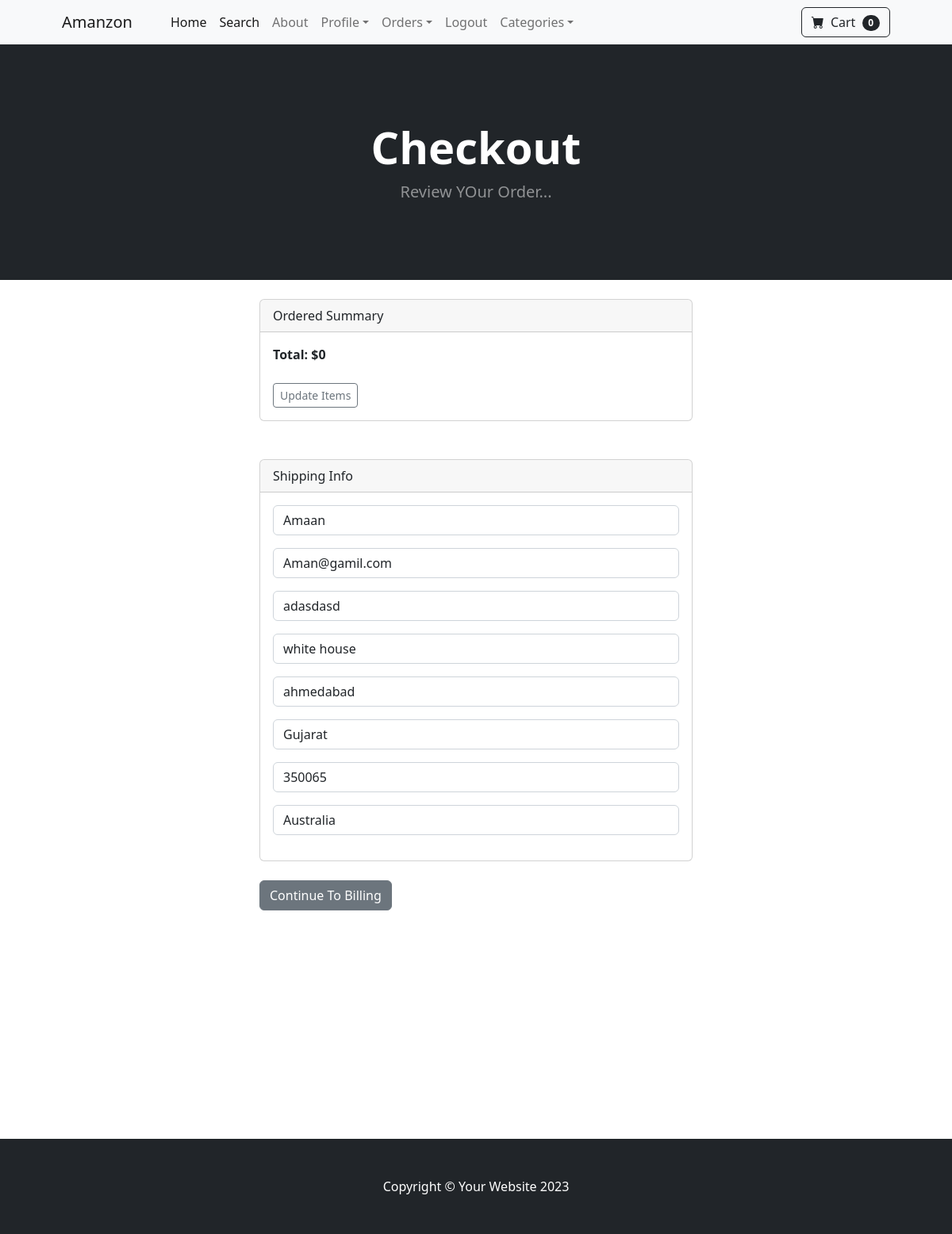
The app's page /payment/checkout (signed in) with its own data.
### payment/models.py (models this page shows, shortened)
class ShippingAddress(models.Model):
    user = models.ForeignKey(User, on_delete=models.CASCADE, null=True , blank=True)
    shipping_full_name = models.CharField(max_length=255)
    shipping_email = models.CharField(max_length=255)
    shipping_address1 = models.CharField(max_length=255)
    shipping_address2 = models.CharField(max_length=255,null=True,blank=True)
    shipping_city = models.CharField(max_length=255)
    shipping_state = models.CharField(max_length=255, null=True, blank=True)
    shipping_zipcode = models.CharField(max_length=255, null=True, blank=True)
    shipping_country = models.CharField(max_length=255)
    class Meta:
        verbose_name_plural="Shipping Address"

### payment/views.py (the view)
# urls.py: path('checkout',views.checkout, name="checkout"),
def checkout(request):
    cart = Cart(request)
    cart_products=cart.get_prods
    quantities=cart.get_quants
    totals=cart.cart_total()
    if request.user.is_authenticated:
        shipping_user=ShippingAddress.objects.get(user__id=request.user.id)
        shipping_form=ShippingForm(request.POST or None, instance=shipping_user)
        return render(request, 'checkout.html',{"cart_products":cart_products,"quantities":quantities,'total':totals,'shipping_form':shipping_form})
    else:
        shipping_form=ShippingForm(request.POST or None)
        return render(request, 'checkout.html',{"cart_products":cart_products,"quantities":quantities,'total':totals,'shipping_form':shipping_form})

### cart/cart.py (called while the page is built, shortened)
    def __len__(self):
        return len(self.cart)

    def get_prods(self):
        product_ids = self.cart.keys()
        products = Product.objects.filter(id__in=product_ids)
        return products

    def cart_total(self):
        product_ids=self.cart.keys()
        products=Product.objects.filter(id__in=product_ids)
        quantities= self.cart
        total = 0
        return total

### cart/context_processors.py (called while the page is built)
def cart(request):
    return {'cart' : Cart(request)}

### payment/templates/checkout.html (shortened to what this page needs)
{% extends 'base.html' %}
{% block content %}
 <header class="bg-dark py-5">
    <div class="container px-4 px-lg-5 my-5">
      <div class="text-center text-white">
        <h1 class="display-4 fw-bolder">Checkout</h1>
        <p class="lead fw-normal text-white-50 mb-0">
          Review YOur Order...
        </p>
      </div>
    </div>
  </header>
  <br>
  <div class="container" >
    <div class="row">
            <div class="col-md-6 offset-md-3  ">
                <div class="card">
                    <div class="card-header">
                      Ordered Summary
                    </div>
                    <div class="card-body">
                    <strong>Total: ${{ total }}</strong>
                    <br><br>
                    <a href="{% url 'cart_summary' %}" class="btn btn-sm btn-outline-secondary">Update Items</a>
                    </div>
                  </div>
                  <br><br>
                  <div class="card">
                    <div class="card-header">
                      Shipping Info
                    </div>
                    <div class="card-body">
                        <form method="POST" action="{% url 'billing_info' %}">
                        {{ shipping_form.as_p }}
                    </div>
                  </div>
                  <br>
                  <button type="submit"  class="btn btn-secondary">Continue To Billing</button>
            </div>
    </div>
  </div>
                <br> <br>
  <br><br><br><br><br><br><br>
  <br><br><br>
{% endblock %}

### records on screen
ShippingAddress: shipping_full_name "Amaan", shipping_email "Aman@gamil.com", shipping_address1 "adasdasd", shipping_address2 "white house", shipping_city "ahmedabad", shipping_state "Gujarat", shipping_zipcode "350065", shipping_country "Australia"

### other values on screen
{{ cart|length }} "0"
{{ total }} "0"
